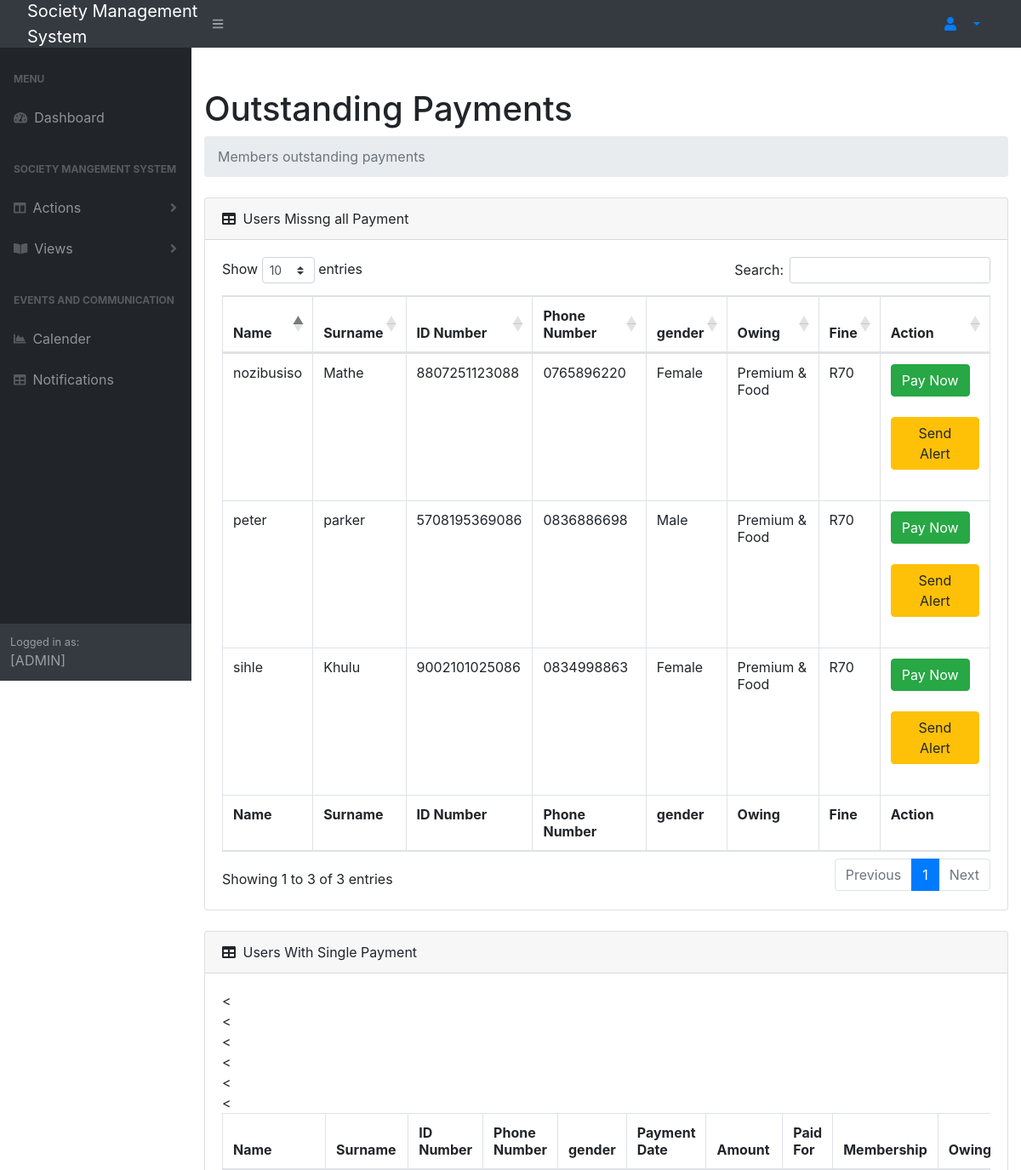
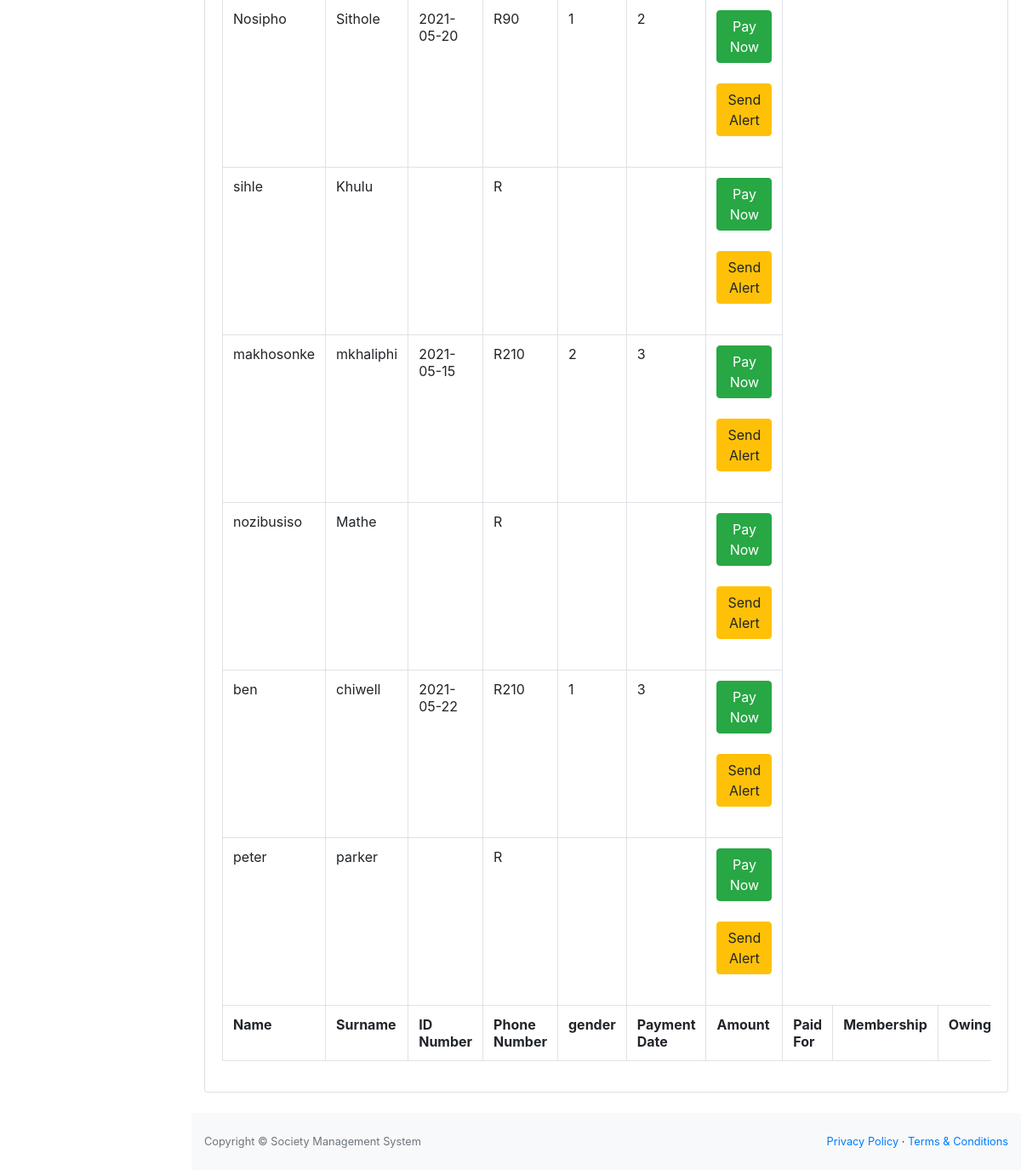
Page /test.php on the committed database (2 pictures, top to bottom).
### tables this page shows
CREATE TABLE `member` (
  `memberId` int(10) NOT NULL,
  `name` varchar(25) NOT NULL,
  `surname` varchar(25) NOT NULL,
  `id` varchar(15) NOT NULL,
  `cell_no` varchar(12) NOT NULL,
  `status` varchar(15) NOT NULL,
  `start_date` varchar(10) NOT NULL,
  `gender` varchar(10) NOT NULL,
  `user_id` int(10) NOT NULL
);

CREATE TABLE `payment` (
  `payment_id` int(10) NOT NULL,
  `payment_date` varchar(12) NOT NULL,
  `amount` int(15) NOT NULL,
  `optionId` int(10) NOT NULL,
  `member_id` int(10) NOT NULL,
  `fee_id` int(10) NOT NULL
);

### test.php (the view, shortened to what this page needs)
<?php
  include("connection.php");
?>
<html lang="en">
    <head>
        <link href="css/styles.css" rel="stylesheet" />
        <link href="https://cdn.datatables.net/1.10.20/css/dataTables.bootstrap4.min.css" rel="stylesheet" />
        <link rel="stylesheet" href="//stackpath.bootstrapcdn.com/bootstrap/4.3.1/css/bootstrap.min.css" crossorigin=anonymous>
    </head>
    <body class="sb-nav-fixed">
        <nav class="sb-topnav navbar navbar-expand navbar-dark bg-dark">
            <a class="navbar-brand" href="index.html">Society Management<br/> System</a>
            <button class="btn btn-link btn-sm order-1 order-lg-0" id="sidebarToggle" href="#!"><i class="fas fa-bars"></i></button>
            <li class="nav-item dropdown no-arrow-none d-md-inline-block  ml-auto mr-0 mr-md-3 my-2 my-md-0">
              <a class="nav-link dropdown-toggle" href="#" id="userDropdown" role="button" data-toggle="dropdown" aria-haspopup="true" aria-expanded="false">
              <i class="fas fa-user fa-fw green-text"></i>
              </a>
            </li>
        </nav>
        <div id="layoutSidenav">
            <div id="layoutSidenav_nav">
                <nav class="sb-sidenav accordion sb-sidenav-dark" id="sidenavAccordion">
                    <div class="sb-sidenav-menu">
                        <div class="nav">
                            <div class="sb-sidenav-menu-heading">Menu</div>
                            <a class="nav-link" href="admin.php">
                                <div class="sb-nav-link-icon"><i class="fas fa-tachometer-alt"></i></div>
                                Dashboard
                            </a>
                            <div class="sb-sidenav-menu-heading">Society Mangement System</div>
                             <a class="nav-link collapsed" href="#" data-toggle="collapse" data-target="#collapseLayouts" aria-expanded="false" aria-controls="collapseLayouts">
                                <div class="sb-nav-link-icon"><i class="fas fa-columns"></i></div>
                                 Actions
                                <div class="sb-sidenav-collapse-arrow"><i class="fas fa-angle-down"></i></div>
                             </a>
                             <a class="nav-link collapsed" href="#" data-toggle="collapse" data-target="#collapsePages" aria-expanded="false" aria-controls="collapsePages">
                                <div class="sb-nav-link-icon"><i class="fas fa-book-open"></i></div>
                                Views
                                <div class="sb-sidenav-collapse-arrow"><i class="fas fa-angle-down"></i></div>
                             </a>
                            <div class="sb-sidenav-menu-heading">Events and Communication</div>
                            <a class="nav-link" href="events.php">
                                <div class="sb-nav-link-icon"><i class="fas fa-chart-area"></i></div>
                                Calender
                            </a>
                            <a class="nav-link" href="notification.php">
                                <div class="sb-nav-link-icon"><i class="fas fa-table"></i></div>
                                Notifications
                            </a>
                        </div>
                    </div>
                    <div class="sb-sidenav-footer">
                        <div class="small">Logged in as:</div>
                        <?php echo $name. " [ADMIN]"; ?>
                    </div>
                </nav>
            </div>
            <div id="layoutSidenav_content">
                <main>
                    <div class="container-fluid">
                        <h1 class="mt-4">Outstanding Payments</h1>
                        <ol class="breadcrumb mb-4">
                            <li class="breadcrumb-item active">Members outstanding payments</li>
                        </ol>
                        <div class="card mb-4">
                            <div class="card-header">
                                <i class="fas fa-table mr-1"></i>
                                Users Missng all Payment
                            </div>
                            <div class="card-body">
                                <div class="table-responsive">
                                    <table class="table table-bordered" id="dataTable" width="100%" cellspacing="0">
                                        <thead>
                                            <tr>
                                            <th>Name</th>
                                                <th>Surname</th>
                                                <th>ID Number</th>
                                                <th>Phone Number</th>
                                                <th>gender</th>
                                                <th>Owing</th>
                                                <th>Fine</th>
                                                <th>Action</th>
                                            </tr>
                                        </thead>
                                        <tfoot>
                                            <tr>
                                                <th>Name</th>
                                                <th>Surname</th>
                                                <th>ID Number</th>
                                                <th>Phone Number</th>
                                                <th>gender</th>
                                                <th>Owing</th>
                                                <th>Fine</th>
                                                <th>Action</th>
                                            </tr>
                                        </tfoot>
                                        <tbody>
                                             <?php
                                               $payQuery = "SELECT m.memberId,m.name,m.surname,m.id,m.cell_no,m.gender,p.payment_date
                                                            FROM member m
                                                            LEFT JOIN payment p
                                                            ON m.memberId = p.member_id
                                                            WHERE p.payment_date IS NULL";
                                               $payment = mysqli_query($con,$payQuery);
                                               while($data = mysqli_fetch_array($payment))
                                               {
                                                  $memberId = $data['memberId'];
                                                   $name = $data['name'];
                                                   $surname = $data['surname'];
                                                   $id = $data['id'];
                                                   $cell = $data['cell_no'];
                                                   $gender = $data['gender'];
                                                   $owing = "Premium & Food";
                                                   $fine = "R70";
                                               ?>
                                               <tr>
                                                    <td> <?php echo $name;  ?>  </td>
                                                    <td> <?php echo $surname;  ?> </td>
                                                    <td> <?php echo $id;  ?> </td>
                                                    <td> <?php echo $cell;  ?> </td>
                                                    <td> <?php echo $gender;  ?> </td>
                                                    <td> <?php echo $owing;  ?> </td>
                                                    <td> <?php echo $fine;  ?> </td>
                                                    <div class="text-center">
                                                   <td>  <a href="" class="btn btn-success btn-rounded mb-4" data-toggle="modal" data-target="#modalLoginForm2">Pay Now</a>
                                                   <a href="alert.php?id=<?php echo $memberId;  ?>&owing=both" class="btn btn-warning btn-rounded mb-4" >Send  Alert</a>
                                                  </td>
                                                </div>
                                                </tr>
                                               <?php
                                               }
                                              ?>
                                        </tbody>
                                    </table>
                                </div>
                            </div>
                        </div>
                        <div class="card mb-4">
                            <div class="card-header">
                                <i class="fas fa-table mr-1"></i>
                                Users With Single Payment
                            </div>
                            <div class="card-body">
                                <div class="table-responsive">
                                    <table class="table table-bordered" id="dataTable" width="100%" cellspacing="0">
                                        <thead>
                                            <tr>
                                            <th>Name</th>
                                                <th>Surname</th>
                                                <th>ID Number</th>
                                                <th>Phone Number</th>
                                                <th>gender</th>
                                                <th>Payment Date</th>
                                                <th>Amount</th>
                                                <th>Paid For</th>
                                                <th>Membership</th>
                                                <th>Owing</th>
                                            </tr>
                                        </thead>
                                        <tfoot>
                                            <tr>
                                                <th>Name</th>
                                                <th>Surname</th>
                                                <th>ID Number</th>
                                                <th>Phone Number</th>
                                                <th>gender</th>
                                                <th>Payment Date</th>
                                                <th>Amount</th>
                                                <th>Paid For</th>
                                                <th>Membership</th>
                                                <th>Owing</th>
                                            </tr>
                                        </tfoot>
                                        <tbody>
                                             <?php
                                                $sql = "SELECT member.memberId,member.name,member.surname,payment.payment_date,payment.amount,payment.optionId,payment.fee_id
                                               FROM member
                                               LEFT JOIN payment
                                               ON member.memberId = payment.member_id";
                                               $payment = mysqli_query($con,$sql);
                                               while($data = mysqli_fetch_array($payment))
                                               {
                                                   $memberId = $data['memberId'];
                                                   $name = $data['name'];
                                                   $surname = $data['surname'];
                                                   $date = $data['payment_date'];
                                                   $amount = $data['amount'];
                                                   $option = $data['optionId'];
                                                   $membership = $data['fee_id'];
                                               ?>
                                               <tr>
                                                    <td> <?php echo $name;  ?>  </td>
                                                    <td> <?php echo $surname;  ?> </td>
                                                    <td> <?php echo $date;  ?> </td>
                                                    <td> <?php echo "R". $amount;  ?> </td>
                                                    <td> <?php echo $option;  ?> </td>
                                                    <td> <?php echo $membership;  ?> </td>
                                                   <div class="text-center">
                                                   <td>  <a href="" class="btn btn-success btn-rounded mb-4" data-toggle="modal" data-target="#modalLoginForm">Pay Now</a>
                                                   <a href="alert.php?id=<?php echo $memberId;  ?>&owing=<?php echo $owing ?>" class="btn btn-warning btn-rounded mb-4" >Send  Alert</a>
                                                  </td>
                                                </div>
                                                </tr>
                                               <?php
                                               }
                                              ?>
                                        </tbody>
                                    </table>
                                </div>
                            </div>
                        </div>
                    </div>
                </main>
                <footer class="py-4 bg-light mt-auto">
                    <div class="container-fluid">
                        <div class="d-flex align-items-center justify-content-between small">
                           <div class="text-muted">Copyright &copy; Society Management System</div>
                            <div>
                                <a href="#">Privacy Policy</a>
                                &middot;
                                <a href="#">Terms &amp; Conditions</a>
                            </div>
                        </div>
                    </div>
                </footer>
            </div>
        </div>
    </body>
</html>

### rows in the picture
member: name "sihle", surname "Khulu", id "9002101025086", cell_no "0834998863", gender "Female", owing "Premium & Food", fine "R70"
member: name "nozibusiso", surname "Mathe", id "8807251123088", cell_no "0765896220", gender "Female", owing "Premium & Food", fine "R70"
member: name "peter", surname "parker", id "5708195369086", cell_no "0836886698", gender "Male", owing "Premium & Food", fine "R70"
payment: member.name "Nosipho", member.surname "Sithole", payment_date "2021-05-20", amount "90", optionId "1", fee "2"
payment: member.name "makhosonke", member.surname "mkhaliphi", payment_date "2021-05-15", amount "210", optionId "2", fee "3"
payment: member.name "ben", member.surname "chiwell", payment_date "2021-05-22", amount "210", optionId "1", fee "3"
